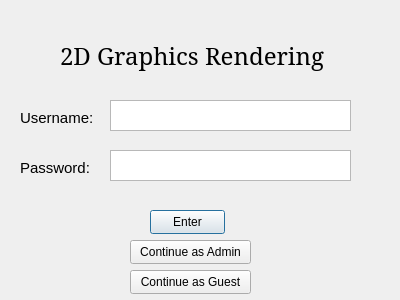
<?xml version="1.0" encoding="UTF-8"?>
<ui version="4.0">
 <class>LoginWindow</class>
 <widget class="QDialog" name="LoginWindow">
  <property name="geometry">
   <rect>
    <x>0</x>
    <y>0</y>
    <width>400</width>
    <height>300</height>
   </rect>
  </property>
  <property name="windowTitle">
   <string>Dialog</string>
  </property>
  <widget class="QPushButton" name="pushButton">
   <property name="geometry">
    <rect>
     <x>150</x>
     <y>210</y>
     <width>75</width>
     <height>24</height>
    </rect>
   </property>
   <property name="text">
    <string>Enter</string>
   </property>
  </widget>
  <widget class="QPushButton" name="pushButton_2">
   <property name="geometry">
    <rect>
     <x>130</x>
     <y>240</y>
     <width>121</width>
     <height>24</height>
    </rect>
   </property>
   <property name="text">
    <string>Continue as Admin</string>
   </property>
  </widget>
  <widget class="QPushButton" name="pushButton_3">
   <property name="geometry">
    <rect>
     <x>130</x>
     <y>270</y>
     <width>121</width>
     <height>24</height>
    </rect>
   </property>
   <property name="text">
    <string>Continue as Guest</string>
   </property>
  </widget>
  <widget class="QTextEdit" name="usernameInput">
   <property name="geometry">
    <rect>
     <x>110</x>
     <y>100</y>
     <width>241</width>
     <height>31</height>
    </rect>
   </property>
  </widget>
  <widget class="QTextEdit" name="passwordInput">
   <property name="geometry">
    <rect>
     <x>110</x>
     <y>150</y>
     <width>241</width>
     <height>31</height>
    </rect>
   </property>
  </widget>
  <widget class="QLabel" name="userLabel">
   <property name="geometry">
    <rect>
     <x>20</x>
     <y>110</y>
     <width>91</width>
     <height>16</height>
    </rect>
   </property>
   <property name="font">
    <font>
     <pointsize>11</pointsize>
    </font>
   </property>
   <property name="text">
    <string>Username:</string>
   </property>
  </widget>
  <widget class="QLabel" name="passLabel">
   <property name="geometry">
    <rect>
     <x>20</x>
     <y>160</y>
     <width>91</width>
     <height>16</height>
    </rect>
   </property>
   <property name="font">
    <font>
     <pointsize>11</pointsize>
    </font>
   </property>
   <property name="text">
    <string>Password:</string>
   </property>
  </widget>
  <widget class="QLabel" name="label">
   <property name="geometry">
    <rect>
     <x>60</x>
     <y>40</y>
     <width>301</width>
     <height>31</height>
    </rect>
   </property>
   <property name="font">
    <font>
     <family>Elephant</family>
     <pointsize>18</pointsize>
    </font>
   </property>
   <property name="text">
    <string>2D Graphics Rendering</string>
   </property>
  </widget>
 </widget>
 <resources/>
 <connections/>
</ui>
